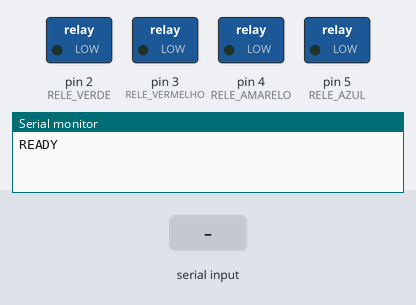
Bench run of a sketch on a simulated Arduino Uno, built with avr-gcc and run on an emulated ATmega328P. Shown: switched loads named in the sketch (green lamp = pin HIGH), the last lines printed to the serial monitor. Inputs (shaded band) come from the test bench.

Above: at 1.2 s.
1.3 s: "1\n" received over Serial
At 1.39 s:
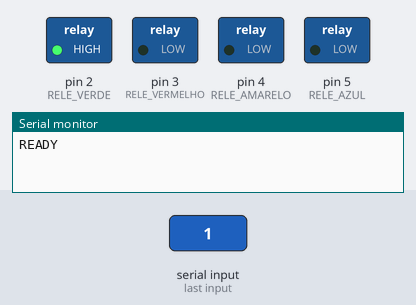
2.9 s: byte 50 ('2') received over Serial
At 2.99 s:
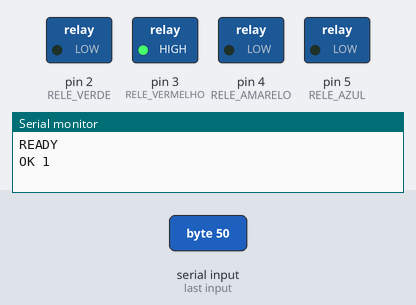
4.5 s: byte 51 ('3') received over Serial
At 4.59 s:
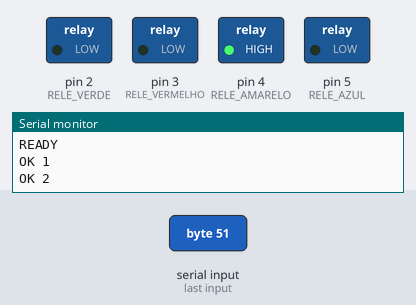
6.1 s: byte 52 ('4') received over Serial
At 6.19 s:
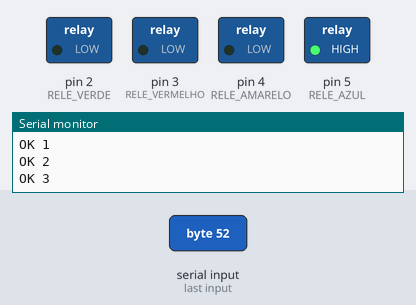
Timing chart, 0 to 9.1 s (numbered marks = the images above; inputs shaded):
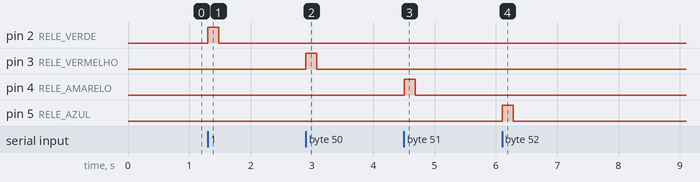

Measured:
- after the input at 1.3 s, pin 2 (RELE_VERDE): LOW → HIGH at once, → LOW 0.18 s later
- after the input at 2.9 s, pin 3 (RELE_VERMELHO): LOW → HIGH at once, → LOW 0.18 s later
- after the input at 4.5 s, pin 4 (RELE_AMARELO): LOW → HIGH at once, → LOW 0.18 s later
- after the input at 6.1 s, pin 5 (RELE_AZUL): LOW → HIGH at once, → LOW 0.18 s later

The sketch:

arduinoHackGenius.ino
```cpp
#define RELE_VERDE    2
#define RELE_VERMELHO 3
#define RELE_AMARELO  4
#define RELE_AZUL     5

#define TEMPO_PRESSIONADO 180
#define TEMPO_SOLTO       80

void setup() {
  Serial.begin(9600);

  pinMode(RELE_VERDE, OUTPUT);
  pinMode(RELE_VERMELHO, OUTPUT);
  pinMode(RELE_AMARELO, OUTPUT);
  pinMode(RELE_AZUL, OUTPUT);

  desligarTodos();

  Serial.println("READY");
}

void loop() {
  if (Serial.available() > 0) {
    char comando = Serial.read();

    if (comando == '\n' || comando == '\r' || comando == ' ') {
      return;
    }

    switch (comando) {

      case '1':
        acionarRele(RELE_VERDE);
        Serial.println("OK 1");
        break;

      case '2':
        acionarRele(RELE_VERMELHO);
        Serial.println("OK 2");
        break;

      case '3':
        acionarRele(RELE_AMARELO);
        Serial.println("OK 3");
        break;

      case '4':
        acionarRele(RELE_AZUL);
        Serial.println("OK 4");
        break;

      default:
        Serial.print("ERRO ");
        Serial.println(comando);
        break;
    }
  }
}

void acionarRele(int pino) {
  desligarTodos();

  digitalWrite(pino, HIGH);
  delay(TEMPO_PRESSIONADO);

  digitalWrite(pino, LOW);
  delay(TEMPO_SOLTO);
}

void desligarTodos() {
  digitalWrite(RELE_VERDE, LOW);
  digitalWrite(RELE_VERMELHO, LOW);
  digitalWrite(RELE_AMARELO, LOW);
  digitalWrite(RELE_AZUL, LOW);
}
```
